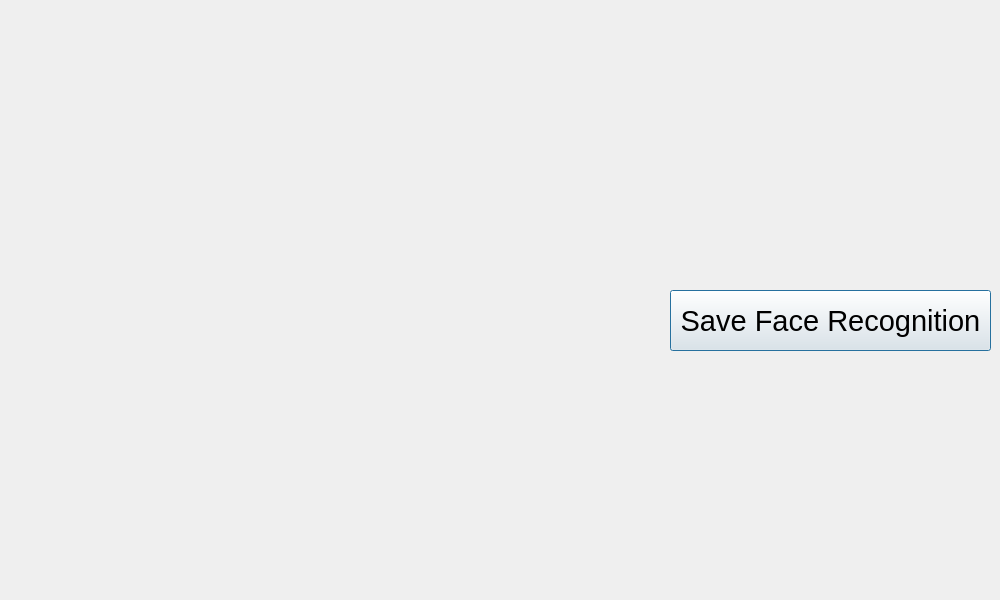
<?xml version="1.0" encoding="UTF-8"?>
<ui version="4.0">
 <class>Create_Info_Dialog</class>
 <widget class="QDialog" name="Create_Info_Dialog">
  <property name="geometry">
   <rect>
    <x>0</x>
    <y>0</y>
    <width>1000</width>
    <height>600</height>
   </rect>
  </property>
  <property name="windowTitle">
   <string>Create Info</string>
  </property>
  <widget class="QLabel" name="imgLabel">
   <property name="geometry">
    <rect>
     <x>0</x>
     <y>0</y>
     <width>640</width>
     <height>480</height>
    </rect>
   </property>
   <property name="minimumSize">
    <size>
     <width>4</width>
     <height>0</height>
    </size>
   </property>
   <property name="maximumSize">
    <size>
     <width>640</width>
     <height>480</height>
    </size>
   </property>
   <property name="text">
    <string/>
   </property>
  </widget>
  <widget class="QPushButton" name="btnSave">
   <property name="enabled">
    <bool>true</bool>
   </property>
   <property name="geometry">
    <rect>
     <x>670</x>
     <y>290</y>
     <width>321</width>
     <height>61</height>
    </rect>
   </property>
   <property name="font">
    <font>
     <pointsize>22</pointsize>
    </font>
   </property>
   <property name="text">
    <string>Save Face Recognition</string>
   </property>
  </widget>
 </widget>
 <resources/>
 <connections/>
</ui>
